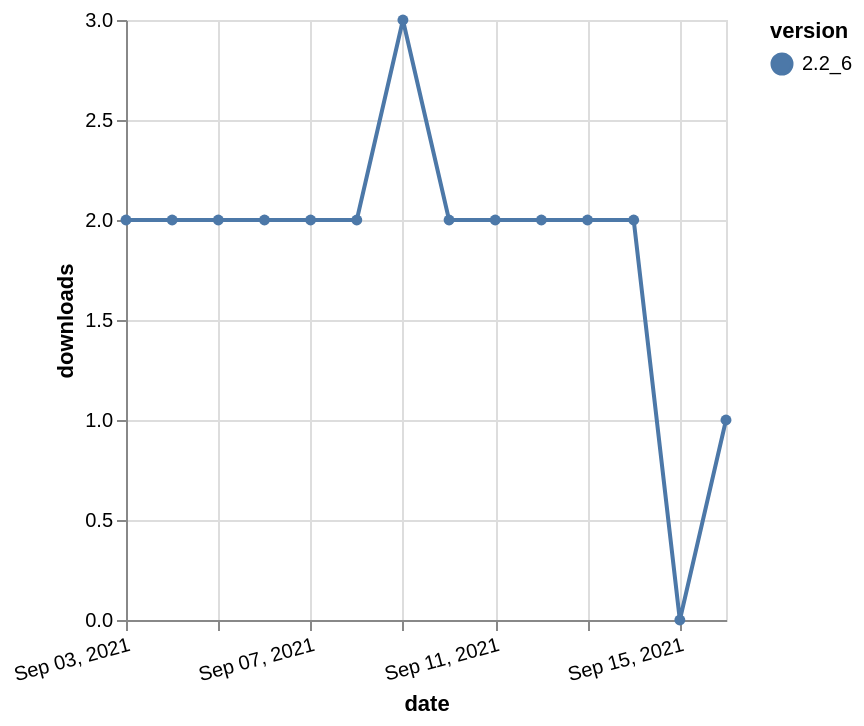

The specification (Vega-Lite) saved for this image:
### Vega-Lite specification from a JSON file in a GitHub repository (floating-point values rounded to 4 significant figures)
{"$schema": "https://vega.github.io/schema/vega-lite/v5.json", "description": "A simple bar chart with embedded data.", "data": {"values": [{"date": "2021-09-03", "total": 2724, "delta": 2, "version": "2.2_6"}, {"date": "2021-09-04", "total": 2726, "delta": 2, "version": "2.2_6"}, {"date": "2021-09-05", "total": 2728, "delta": 2, "version": "2.2_6"}, {"date": "2021-09-06", "total": 2730, "delta": 2, "version": "2.2_6"}, {"date": "2021-09-07", "total": 2732, "delta": 2, "version": "2.2_6"}, {"date": "2021-09-08", "total": 2734, "delta": 2, "version": "2.2_6"}, {"date": "2021-09-09", "total": 2737, "delta": 3, "version": "2.2_6"}, {"date": "2021-09-10", "total": 2739, "delta": 2, "version": "2.2_6"}, {"date": "2021-09-11", "total": 2741, "delta": 2, "version": "2.2_6"}, {"date": "2021-09-12", "total": 2743, "delta": 2, "version": "2.2_6"}, {"date": "2021-09-13", "total": 2745, "delta": 2, "version": "2.2_6"}, {"date": "2021-09-14", "total": 2747, "delta": 2, "version": "2.2_6"}, {"date": "2021-09-15", "total": 2747, "delta": 0, "version": "2.2_6"}, {"date": "2021-09-16", "total": 2748, "delta": 1, "version": "2.2_6"}]}, "width": "container", "mark": {"type": "line", "point": {"filled": true}}, "encoding": {"x": {"field": "date", "type": "temporal", "timeUnit": "yearmonthdate", "title": "date", "axis": {"labelAngle": -15}}, "y": {"field": "delta", "type": "quantitative", "title": "downloads"}, "color": {"field": "version", "type": "nominal"}, "tooltip": {"field": "delta"}}}
